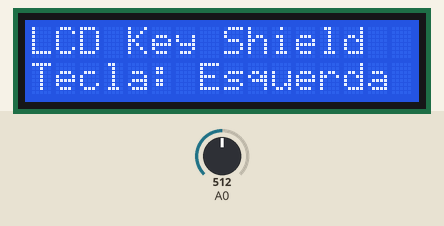
The sketch below on a simulated Arduino Uno, built with avr-gcc and run on an emulated ATmega328P. Parts: 16×2 character LCD. The test bench sets the inputs (shaded band); at power-on: A0 = 512.

Above: at 1.2 s.
1.3 s: A0 set to 610
At 2.2 s:
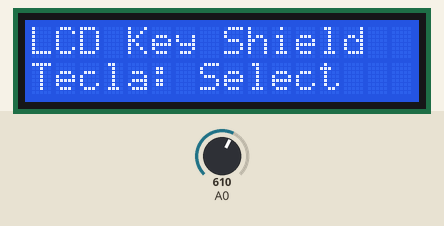
2.8 s: A0 set to 390
At 3.4 s:
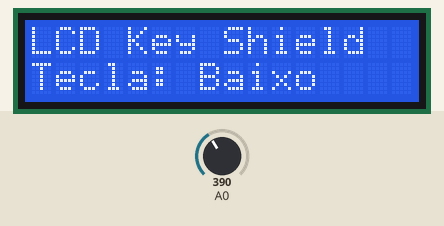
4.3 s: A0 set to 190
At 5.5 s:
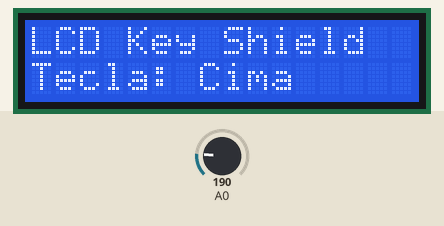
5.8 s: A0 set to 90
At 6.8 s:
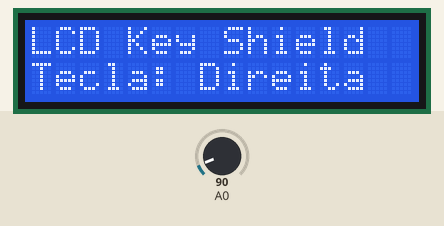
7.3 s: A0 set to 110
At 8.0 s:
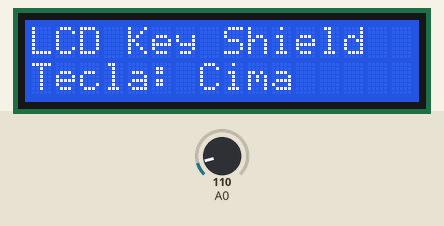
8.8 s: A0 set to 210
At 9.1 s:
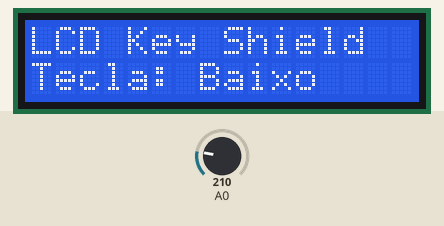
Timing chart, 0 to 11.3 s (numbered marks = the images above; inputs shaded):
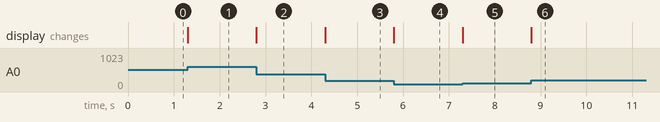

The sketch:

teste-lcd.ino
```cpp
// Programa : Teste LCD 16x2 com Keypad

#include <LiquidCrystal.h>

LiquidCrystal lcd(8, 9, 4, 5, 6, 7);

void setup()
{
  lcd.begin(16, 2);
  lcd.setCursor(0,0);
  lcd.print("LCD Key Shield");
  lcd.setCursor(0,1);
  lcd.print("Tecla: ");
}

void loop()
{
  int botao;
  botao = analogRead (0);  //Leitura do valor da porta analógica A0

  lcd.setCursor(7,1);
  if (botao < 100) {
    lcd.print ("Direita");
  }
  else if (botao < 200) {
    lcd.print ("Cima    ");
  }
  else if (botao < 400){
    lcd.print ("Baixo    ");
  }
  else if (botao < 600){
    lcd.print ("Esquerda");
  }
  else if (botao < 800){
    lcd.print ("Select   ");
  }
}
```

Measured:
- after the input at 1.3 s, the display: changes at once (image 1)
- after the input at 2.8 s, the display: changes at once (image 2)
- after the input at 4.3 s, the display: changes at once (image 3)
- after the input at 5.8 s, the display: changes at once (image 4)
- after the input at 7.3 s, the display: changes at once (image 5)
- after the input at 8.8 s, the display: changes at once (image 6)
